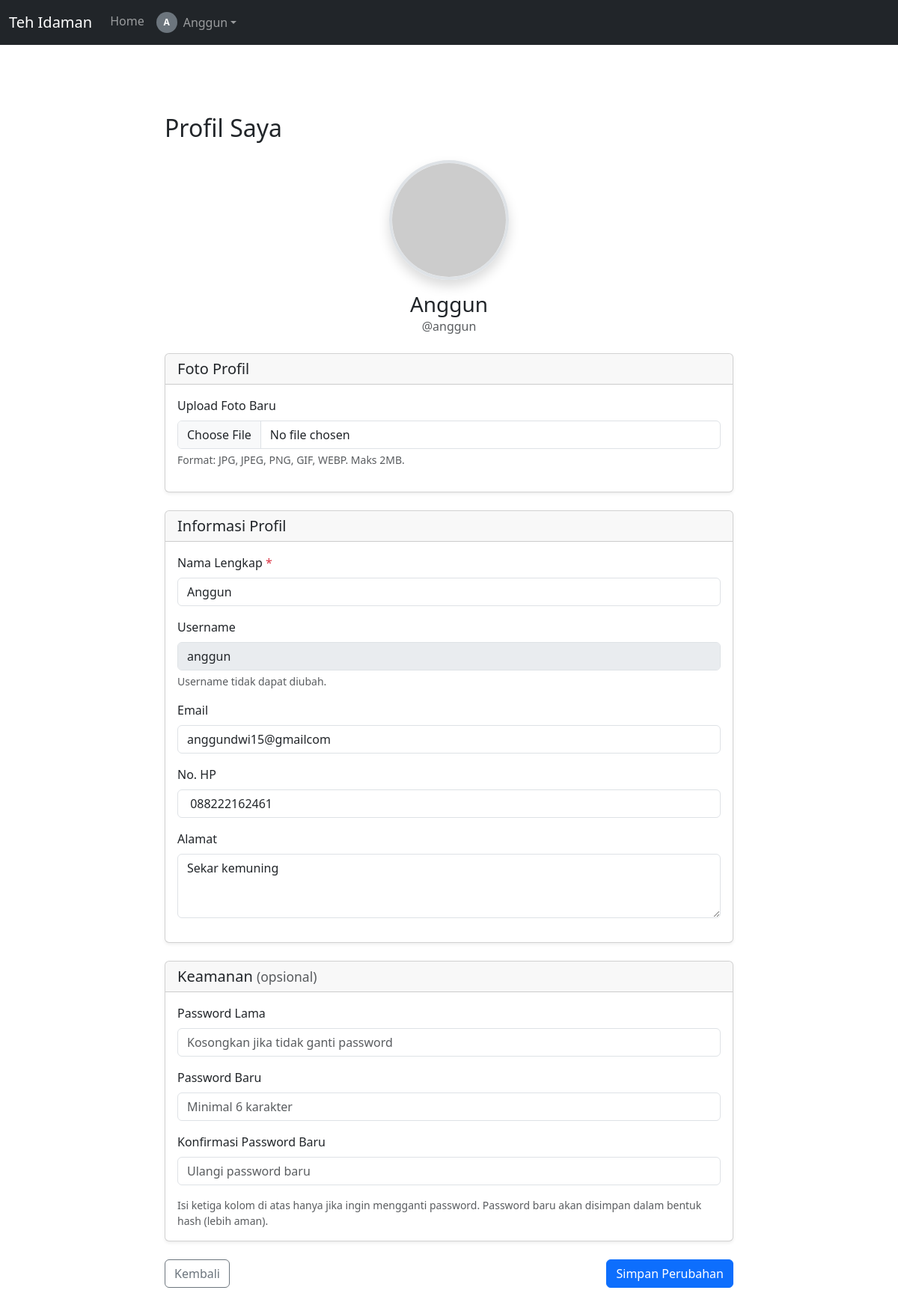
Page /profil.php (signed in) on the committed database.
### tables this page shows
CREATE TABLE `tb_user` (
  `id` int(11) NOT NULL,
  `nama` varchar(255) DEFAULT NULL,
  `email` varchar(255) DEFAULT NULL,
  `username` varchar(255) DEFAULT NULL,
  `password` varchar(255) DEFAULT NULL,
  `hp` varchar(255) DEFAULT NULL,
  `alamat` varchar(255) DEFAULT NULL,
  `role` enum('pelanggan','admin') NOT NULL
);

### profil.php (the view, shortened to what this page needs)
<?php
include 'koneksi.php';
$id = $_SESSION['id'];
$old     = [];
$q_user = mysqli_query($koneksi, "SELECT * FROM tb_user WHERE id='$id' LIMIT 1");
$user   = mysqli_fetch_array($q_user);
$f_nama   = $old['nama']   ?? $user['nama']   ?? '';
$f_email  = $old['email']  ?? $user['email']  ?? '';
$f_hp  = $old['hp']  ?? $user['hp']  ?? '';
$f_alamat = $old['alamat'] ?? $user['alamat'] ?? '';
$foto_url = (!empty($user['poto']) && file_exists("images/" . $user['poto']))
    ? 'images/' . htmlspecialchars($user['poto'])
    : 'https://placehold.co/160x160?text=Foto';
?>
<!doctype html>
<html lang="id" data-bs-theme="auto">
<head>
    <link href="assets/dist/css/bootstrap.min.css" rel="stylesheet" />
    <link href="carousel.css" rel="stylesheet" />
</head>
<body>
<header data-bs-theme="dark">
    <nav class="navbar navbar-expand-md navbar-dark fixed-top bg-dark">
        <div class="container-fluid">
            <a class="navbar-brand" href="carousell.php">Teh Idaman</a>
            <div class="collapse navbar-collapse" id="navbarCollapse">
                <ul class="navbar-nav me-auto mb-2 mb-md-0">
                    <li class="nav-item"><a class="nav-link" href="carousell.php">Home</a></li>
                    <li class="nav-item dropdown">
                        <a class="nav-link dropdown-toggle d-flex align-items-center" href="#" role="button" data-bs-toggle="dropdown" aria-expanded="false">
                            <?php if (!empty($user['poto']) && file_exists("images/" . $user['poto'])): ?>
                                <img src="images/<?= htmlspecialchars($user['poto']) ?>" class="rounded-circle me-2" width="28" height="28" style="object-fit:cover" alt="">
                            <?php else: ?>
                                <span class="me-2 d-inline-flex align-items-center justify-content-center rounded-circle bg-secondary text-white" style="width:28px;height:28px;font-size:12px;font-weight:600;">
                                    <?= strtoupper(substr($user['nama'] ?? 'U', 0, 1)) ?>
                                </span>
                            <?php endif; ?>
                            <?= htmlspecialchars($user['nama'] ?? 'Akun') ?>
                        </a>
                    </li>
                </ul>
            </div>
        </div>
    </nav>
</header>
<main class="py-5" style="margin-top: 56px;">
    <div class="container">
        <div class="profile-form">
            <h2 class="mb-4">Profil Saya</h2>
            <div class="text-center mb-4">
                <img id="avatarPreview" src="<?= $foto_url ?>" class="profile-avatar" alt="Foto Profil">
                <h3 class="mt-3 mb-0"><?= htmlspecialchars($user['nama']) ?></h3>
                <p class="text-muted mb-0">@<?= htmlspecialchars($user['username']) ?></p>
            </div>
            <form action="profil.php" method="POST" enctype="multipart/form-data" novalidate>
                <div class="card shadow-sm mb-4">
                    <div class="card-header d-flex justify-content-between align-items-center">
                        <h5 class="mb-0">Foto Profil</h5>
                    </div>
                    <div class="card-body">
                        <div class="mb-3">
                            <label for="poto" class="form-label">Upload Foto Baru</label>
                            <input type="file" class="form-control" id="poto" name="poto" accept="image/*">
                            <div class="form-text">Format: JPG, JPEG, PNG, GIF, WEBP. Maks 2MB.</div>
                        </div>
                    </div>
                </div>
                <div class="card shadow-sm mb-4">
                    <div class="card-header">
                        <h5 class="mb-0">Informasi Profil</h5>
                    </div>
                    <div class="card-body">
                        <div class="mb-3">
                            <label for="nama" class="form-label">Nama Lengkap <span class="text-danger">*</span></label>
                            <input type="text" class="form-control" id="nama" name="nama" required
                                   value="<?= htmlspecialchars($f_nama) ?>"
                                   placeholder="Masukkan nama lengkap">
                        </div>
                        <div class="mb-3">
                            <label for="username" class="form-label">Username</label>
                            <input type="text" class="form-control" id="username" value="<?= htmlspecialchars($user['username']) ?>" disabled>
                            <div class="form-text">Username tidak dapat diubah.</div>
                        </div>
                        <div class="mb-3">
                            <label for="email" class="form-label">Email</label>
                            <input type="email" class="form-control" id="email" name="email"
                                   value="<?= htmlspecialchars($f_email) ?>"
                                   placeholder="nama@email.com">
                        </div>
                        <div class="mb-3">
                            <label for="hp" class="form-label">No. HP</label>
                            <input type="tel" class="form-control" id="hp" name="hp"
                                   value="<?= htmlspecialchars($f_hp) ?>"
                                   placeholder="08xxxxxxxxxx">
                        </div>
                        <div class="mb-3">
                            <label for="alamat" class="form-label">Alamat</label>
                            <textarea class="form-control" id="alamat" name="alamat" rows="3" placeholder="Alamat lengkap"><?= htmlspecialchars($f_alamat) ?></textarea>
                        </div>
                    </div>
                </div>
                <div class="card shadow-sm mb-4">
                    <div class="card-header">
                        <h5 class="mb-0">Keamanan <small class="text-muted fw-normal">(opsional)</small></h5>
                    </div>
                    <div class="card-body">
                        <div class="mb-3">
                            <label for="password_lama" class="form-label">Password Lama</label>
                            <input type="password" class="form-control" id="password_lama" name="password_lama" placeholder="Kosongkan jika tidak ganti password">
                        </div>
                        <div class="mb-3">
                            <label for="password_baru" class="form-label">Password Baru</label>
                            <input type="password" class="form-control" id="password_baru" name="password_baru" placeholder="Minimal 6 karakter">
                        </div>
                        <div class="mb-3">
                            <label for="password_konfirmasi" class="form-label">Konfirmasi Password Baru</label>
                            <input type="password" class="form-control" id="password_konfirmasi" name="password_konfirmasi" placeholder="Ulangi password baru">
                        </div>
                        <div class="form-text text-muted">
                            Isi ketiga kolom di atas hanya jika ingin mengganti password.
                            Password baru akan disimpan dalam bentuk hash (lebih aman).
                        </div>
                    </div>
                </div>
                <div class="d-flex justify-content-between">
                    <a href="carousell.php" class="btn btn-outline-secondary">Kembali</a>
                    <button type="submit" class="btn btn-primary">Simpan Perubahan</button>
                </div>
            </form>
        </div>
    </div>
</main>
</body>
</html>

### carousel.css (style rules this page uses)
body { padding-top: 3rem; padding-bottom: 3rem; color: rgb(var(--bs-tertiary-color-rgb)); }

### profil.php (style rules this page uses)
.profile-avatar { width: 160px; height: 160px; object-fit: cover; border-radius: 50%; border: 4px solid var(--bs-border-color, #dee2e6); box-shadow: 0 .5rem 1rem rgba(0,0,0,.15); }
.profile-form { max-width: 760px; margin: 0 auto; }

### rows in the picture
tb_user: nama "A", nama "Anggun", username "anggun", email "anggundwi15@gmailcom", hp "088222162461", alamat "Sekar kemuning"
